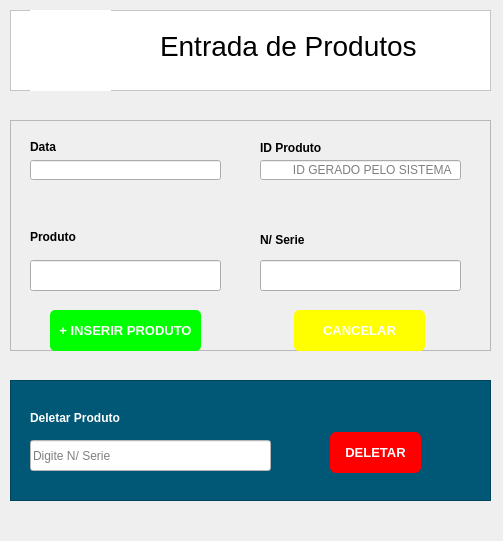
<?xml version="1.0" encoding="UTF-8"?>
<ui version="4.0">
 <class>Form</class>
 <widget class="QWidget" name="Form">
  <property name="geometry">
   <rect>
    <x>0</x>
    <y>0</y>
    <width>503</width>
    <height>541</height>
   </rect>
  </property>
  <property name="windowTitle">
   <string>Form</string>
  </property>
  <widget class="QFrame" name="frame">
   <property name="geometry">
    <rect>
     <x>10</x>
     <y>10</y>
     <width>481</width>
     <height>81</height>
    </rect>
   </property>
   <property name="styleSheet">
    <string notr="true">background-color: rgb(255, 255, 255);</string>
   </property>
   <property name="frameShape">
    <enum>QFrame::StyledPanel</enum>
   </property>
   <property name="frameShadow">
    <enum>QFrame::Raised</enum>
   </property>
   <widget class="QLabel" name="label">
    <property name="geometry">
     <rect>
      <x>20</x>
      <y>0</y>
      <width>81</width>
      <height>81</height>
     </rect>
    </property>
    <property name="text">
     <string/>
    </property>
    <property name="pixmap">
     <pixmap>veto2.PNG</pixmap>
    </property>
   </widget>
   <widget class="QLabel" name="label_2">
    <property name="geometry">
     <rect>
      <x>150</x>
      <y>20</y>
      <width>291</width>
      <height>31</height>
     </rect>
    </property>
    <property name="font">
     <font>
      <pointsize>21</pointsize>
     </font>
    </property>
    <property name="text">
     <string>Entrada de Produtos</string>
    </property>
   </widget>
  </widget>
  <widget class="QFrame" name="frame_2">
   <property name="geometry">
    <rect>
     <x>10</x>
     <y>120</y>
     <width>481</width>
     <height>231</height>
    </rect>
   </property>
   <property name="frameShape">
    <enum>QFrame::StyledPanel</enum>
   </property>
   <property name="frameShadow">
    <enum>QFrame::Raised</enum>
   </property>
   <widget class="QLabel" name="label_3">
    <property name="geometry">
     <rect>
      <x>20</x>
      <y>20</y>
      <width>47</width>
      <height>13</height>
     </rect>
    </property>
    <property name="font">
     <font>
      <weight>75</weight>
      <bold>true</bold>
     </font>
    </property>
    <property name="text">
     <string>Data</string>
    </property>
   </widget>
   <widget class="QLabel" name="label_4">
    <property name="geometry">
     <rect>
      <x>250</x>
      <y>20</y>
      <width>71</width>
      <height>16</height>
     </rect>
    </property>
    <property name="font">
     <font>
      <weight>75</weight>
      <bold>true</bold>
     </font>
    </property>
    <property name="text">
     <string>ID Produto</string>
    </property>
   </widget>
   <widget class="QLineEdit" name="id_input">
    <property name="geometry">
     <rect>
      <x>250</x>
      <y>40</y>
      <width>201</width>
      <height>20</height>
     </rect>
    </property>
    <property name="placeholderText">
     <string>         ID GERADO PELO SISTEMA</string>
    </property>
   </widget>
   <widget class="QLineEdit" name="produto_input">
    <property name="geometry">
     <rect>
      <x>20</x>
      <y>140</y>
      <width>191</width>
      <height>31</height>
     </rect>
    </property>
   </widget>
   <widget class="QLineEdit" name="serie_input">
    <property name="geometry">
     <rect>
      <x>250</x>
      <y>140</y>
      <width>201</width>
      <height>31</height>
     </rect>
    </property>
   </widget>
   <widget class="QLabel" name="label_5">
    <property name="geometry">
     <rect>
      <x>20</x>
      <y>110</y>
      <width>47</width>
      <height>13</height>
     </rect>
    </property>
    <property name="font">
     <font>
      <weight>75</weight>
      <bold>true</bold>
     </font>
    </property>
    <property name="text">
     <string>Produto</string>
    </property>
   </widget>
   <widget class="QLabel" name="label_6">
    <property name="geometry">
     <rect>
      <x>250</x>
      <y>110</y>
      <width>61</width>
      <height>20</height>
     </rect>
    </property>
    <property name="font">
     <font>
      <weight>75</weight>
      <bold>true</bold>
     </font>
    </property>
    <property name="text">
     <string>N/ Serie</string>
    </property>
   </widget>
   <widget class="QPushButton" name="cadastrar_button">
    <property name="geometry">
     <rect>
      <x>40</x>
      <y>190</y>
      <width>151</width>
      <height>41</height>
     </rect>
    </property>
    <property name="font">
     <font>
      <pointsize>10</pointsize>
      <weight>75</weight>
      <bold>true</bold>
     </font>
    </property>
    <property name="cursor">
     <cursorShape>PointingHandCursor</cursorShape>
    </property>
    <property name="styleSheet">
     <string notr="true">QPushButton{
	background-color: rgb(0, 255, 0);
	color: rgb(255, 255, 255);
border-radius:5px

}</string>
    </property>
    <property name="text">
     <string>+ INSERIR PRODUTO</string>
    </property>
   </widget>
   <widget class="QPushButton" name="cancelar_button">
    <property name="geometry">
     <rect>
      <x>284</x>
      <y>190</y>
      <width>131</width>
      <height>41</height>
     </rect>
    </property>
    <property name="font">
     <font>
      <pointsize>10</pointsize>
      <weight>75</weight>
      <bold>true</bold>
     </font>
    </property>
    <property name="cursor">
     <cursorShape>PointingHandCursor</cursorShape>
    </property>
    <property name="styleSheet">
     <string notr="true">QPushButton{
	background-color: rgb(255, 255, 0);
	color: rgb(255, 255, 255);
border-radius:5px

}</string>
    </property>
    <property name="text">
     <string>CANCELAR</string>
    </property>
   </widget>
   <widget class="QLineEdit" name="data_input">
    <property name="geometry">
     <rect>
      <x>20</x>
      <y>40</y>
      <width>191</width>
      <height>20</height>
     </rect>
    </property>
    <property name="font">
     <font>
      <weight>75</weight>
      <bold>true</bold>
     </font>
    </property>
    <property name="alignment">
     <set>Qt::AlignCenter</set>
    </property>
   </widget>
  </widget>
  <widget class="QFrame" name="frame_3">
   <property name="geometry">
    <rect>
     <x>10</x>
     <y>380</y>
     <width>481</width>
     <height>121</height>
    </rect>
   </property>
   <property name="styleSheet">
    <string notr="true">background-color: rgb(0, 87, 118);</string>
   </property>
   <property name="frameShape">
    <enum>QFrame::StyledPanel</enum>
   </property>
   <property name="frameShadow">
    <enum>QFrame::Raised</enum>
   </property>
   <widget class="QLabel" name="label_7">
    <property name="geometry">
     <rect>
      <x>20</x>
      <y>30</y>
      <width>101</width>
      <height>16</height>
     </rect>
    </property>
    <property name="font">
     <font>
      <weight>75</weight>
      <bold>true</bold>
     </font>
    </property>
    <property name="styleSheet">
     <string notr="true">color: rgb(255, 255, 255);</string>
    </property>
    <property name="text">
     <string>Deletar Produto</string>
    </property>
   </widget>
   <widget class="QLineEdit" name="numero_serie_deletar">
    <property name="geometry">
     <rect>
      <x>20</x>
      <y>60</y>
      <width>241</width>
      <height>31</height>
     </rect>
    </property>
    <property name="styleSheet">
     <string notr="true">background-color: rgb(255, 255, 255);</string>
    </property>
    <property name="placeholderText">
     <string>Digite N/ Serie</string>
    </property>
   </widget>
   <widget class="QPushButton" name="deletar_button">
    <property name="geometry">
     <rect>
      <x>320</x>
      <y>52</y>
      <width>91</width>
      <height>41</height>
     </rect>
    </property>
    <property name="font">
     <font>
      <pointsize>10</pointsize>
      <weight>75</weight>
      <bold>true</bold>
     </font>
    </property>
    <property name="cursor">
     <cursorShape>PointingHandCursor</cursorShape>
    </property>
    <property name="styleSheet">
     <string notr="true">QPushButton{
background-color: rgb(255, 0, 0);
	color: rgb(255, 255, 255);
border-radius:6px

}</string>
    </property>
    <property name="text">
     <string>DELETAR</string>
    </property>
   </widget>
  </widget>
 </widget>
 <resources/>
 <connections/>
</ui>
